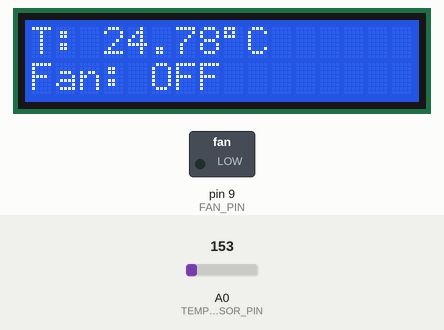
A sketch run on a simulated Arduino Uno, built with avr-gcc and run on an emulated ATmega328P. Parts: 16×2 character LCD, switched loads named in the sketch (green lamp = pin HIGH). The test bench sets the inputs (shaded band); at power-on: A0 (TEMP_SENSOR_PIN) = 153. What the sketch prints to the serial monitor is not drawn.

Above: at 3.2 s.
3.3 s: A0 (TEMP_SENSOR_PIN) set to 175
At 4.9 s:
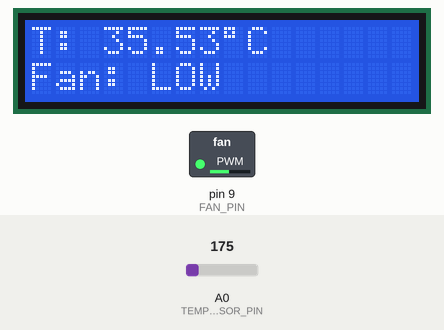
5.6 s: A0 (TEMP_SENSOR_PIN) set to 191
At 6.8 s:
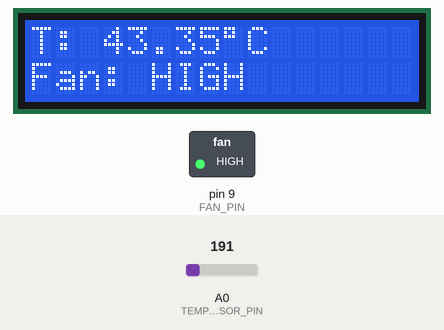
7.6 s: A0 (TEMP_SENSOR_PIN) set to 165
At 8.6 s:
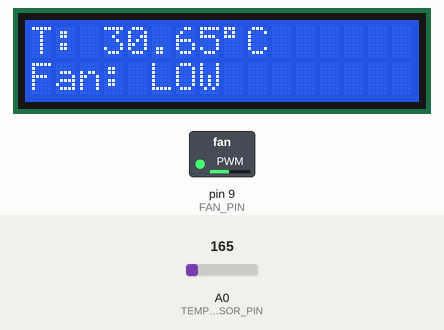
Timing chart, 0 to 10.6 s (numbered marks = the images above; inputs shaded):
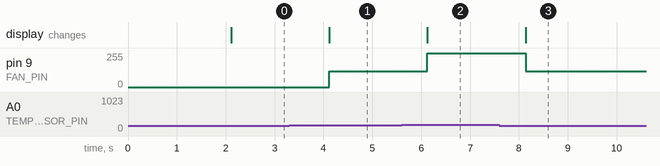

Measured:
- the behaviour switches between 163 and 164 on A0 (TEMP_SENSOR_PIN) (found by bisection; images 0 and 1)
- after the input at 3.3 s, pin 9 (FAN_PIN): 0/255 → 120/255 after 0.82 s; the display: changes after 0.82 s (image 1)
- after the input at 5.6 s, pin 9 (FAN_PIN): 120/255 → 255/255 after 0.53 s; the display: changes after 0.53 s (image 2)
- after the input at 7.6 s, pin 9 (FAN_PIN): 255/255 → 120/255 after 0.53 s; the display: changes after 0.54 s (image 3)

The sketch:

temperature_fan_control.ino
```cpp
#include <LiquidCrystal.h>

LiquidCrystal lcd(7, 8, 10, 11, 12, 13);

const int TEMP_SENSOR_PIN = A0;
const int FAN_PIN         = 9;

// ── Temperature Thresholds (°C) ───────────────────────────────
const float TEMP_LOW  = 30.0;    // Below → fan off
const float TEMP_HIGH = 40.0;    // Above → fan full speed

// ── Fan Speed Values (PWM 0–255) ──────────────────────────────
const int FAN_OFF  = 0;
const int FAN_LOW  = 120;
const int FAN_HIGH = 255;

void setup() {
  pinMode(FAN_PIN, OUTPUT);

  lcd.begin(16, 2);
  lcd.clear();
  lcd.setCursor(0, 0);
  lcd.print("  Temp Monitor  ");
  lcd.setCursor(0, 1);
  lcd.print("  Fan Control   ");
  delay(2000);
  lcd.clear();

  Serial.begin(9600);
  Serial.println("=== Temperature Fan Control System ===");
  Serial.println("Monitoring started...\n");
}

void loop() {
  float temperature = readTemperature();

  lcd.setCursor(0, 0);
  lcd.print("T: ");
  lcd.print(temperature, 2);
  lcd.print((char)223);
  lcd.print("C  ");

  // ── Fan Control Logic ────────────────────────────────────────
  String fanStatus;
  if (temperature >= TEMP_HIGH) {
    analogWrite(FAN_PIN, FAN_HIGH);
    fanStatus = "Fan: HIGH  ";
  } else if (temperature >= TEMP_LOW) {
    analogWrite(FAN_PIN, FAN_LOW);
    fanStatus = "Fan: LOW   ";
  } else {
    analogWrite(FAN_PIN, FAN_OFF);
    fanStatus = "Fan: OFF   ";
  }

  lcd.setCursor(0, 1);
  lcd.print(fanStatus);

  // ── Serial Monitor Output ────────────────────────────────────
  Serial.print("Temperature: ");
  Serial.print(temperature, 2);
  Serial.print(" C  |  ");
  Serial.println(fanStatus);

  delay(1000);
}

float readTemperature() {
  int rawValue = analogRead(TEMP_SENSOR_PIN);
  float voltage = rawValue * (5.0 / 1023.0);
  float tempC = (voltage - 0.5) * 100.0;

  return tempC;
}
```
